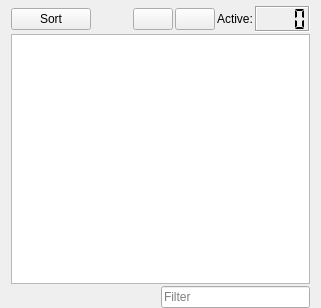
           <widget class="QWidget" name="espTab">
            <property name="sizePolicy">
             <sizepolicy hsizetype="Expanding" vsizetype="Expanding">
              <horstretch>0</horstretch>
              <verstretch>0</verstretch>
             </sizepolicy>
            </property>
            <property name="maximumSize">
             <size>
              <width>16777215</width>
              <height>16777215</height>
             </size>
            </property>
            <attribute name="title">
             <string>Plugins</string>
            </attribute>
            <layout class="QVBoxLayout" name="verticalLayout_4">
             <property name="spacing">
              <number>2</number>
             </property>
             <property name="topMargin">
              <number>6</number>
             </property>
             <property name="bottomMargin">
              <number>0</number>
             </property>
             <item>
              <layout class="QHBoxLayout" name="horizontalLayout_7">
               <item>
                <widget class="QPushButton" name="sortButton">
                 <property name="toolTip">
                  <string>Sort the plugins using LOOT.</string>
                 </property>
                 <property name="whatsThis">
                  <string>Sort the plugins using LOOT.</string>
                 </property>
                 <property name="text">
                  <string>Sort</string>
                 </property>
                 <property name="icon">
                  <iconset resource="resources.qrc">
                   <normaloff>:/MO/gui/sort</normaloff>:/MO/gui/sort</iconset>
                 </property>
                </widget>
               </item>
               <item>
                <spacer name="horizontalSpacer_3">
                 <property name="orientation">
                  <enum>Qt::Horizontal</enum>
                 </property>
                 <property name="sizeHint" stdset="0">
                  <size>
                   <width>40</width>
                   <height>20</height>
                  </size>
                 </property>
                </spacer>
               </item>
               <item>
                <widget class="QPushButton" name="restoreButton">
                 <property name="toolTip">
                  <string>Restore a backup.</string>
                 </property>
                 <property name="whatsThis">
                  <string>Restore a backup.</string>
                 </property>
                 <property name="text">
                  <string notr="true"/>
                 </property>
                 <property name="icon">
                  <iconset resource="resources.qrc">
                   <normaloff>:/MO/gui/restore</normaloff>:/MO/gui/restore</iconset>
                 </property>
                 <property name="iconSize">
                  <size>
                   <width>16</width>
                   <height>16</height>
                  </size>
                 </property>
                </widget>
               </item>
               <item>
                <widget class="QPushButton" name="saveButton">
                 <property name="toolTip">
                  <string>Create a backup.</string>
                 </property>
                 <property name="whatsThis">
                  <string>Create a backup.</string>
                 </property>
                 <property name="text">
                  <string notr="true"/>
                 </property>
                 <property name="icon">
                  <iconset resource="resources.qrc">
                   <normaloff>:/MO/gui/backup</normaloff>:/MO/gui/backup</iconset>
                 </property>
                </widget>
               </item>
               <item>
                <widget class="QLabel" name="activePluginsLabel">
                 <property name="text">
                  <string>Active:</string>
                 </property>
                </widget>
               </item>
               <item>
                <widget class="LCDNumber" name="activePluginsCounter">
                 <property name="minimumSize">
                  <size>
                   <width>0</width>
                   <height>26</height>
                  </size>
                 </property>
                 <property name="whatsThis">
                  <string>&lt;html&gt;&lt;head/&gt;&lt;body&gt;&lt;p&gt;This provides statistics about the plugin list. The total number of active plugins is normally displayed.  Other statistics may be accessed with the tooltip of this counter.&lt;/p&gt;&lt;/body&gt;&lt;/html&gt;</string>
                 </property>
                 <property name="frameShadow">
                  <enum>QFrame::Sunken</enum>
                 </property>
                 <property name="digitCount">
                  <number>4</number>
                 </property>
                 <property name="segmentStyle">
                  <enum>QLCDNumber::Flat</enum>
                 </property>
                </widget>
               </item>
              </layout>
             </item>
             <item>
              <widget class="PluginListView" name="espList">
               <property name="minimumSize">
                <size>
                 <width>250</width>
                 <height>250</height>
                </size>
               </property>
               <property name="contextMenuPolicy">
                <enum>Qt::CustomContextMenu</enum>
               </property>
               <property name="toolTip">
                <string>List of available esp/esm files.</string>
               </property>
               <property name="whatsThis">
                <string>List of available esp/esm files.</string>
               </property>
               <property name="editTriggers">
                <set>QAbstractItemView::EditKeyPressed|QAbstractItemView::SelectedClicked</set>
               </property>
               <property name="dragEnabled">
                <bool>true</bool>
               </property>
               <property name="dragDropOverwriteMode">
                <bool>false</bool>
               </property>
               <property name="dragDropMode">
                <enum>QAbstractItemView::InternalMove</enum>
               </property>
               <property name="defaultDropAction">
                <enum>Qt::MoveAction</enum>
               </property>
               <property name="alternatingRowColors">
                <bool>true</bool>
               </property>
               <property name="selectionMode">
                <enum>QAbstractItemView::ExtendedSelection</enum>
               </property>
               <property name="selectionBehavior">
                <enum>QAbstractItemView::SelectRows</enum>
               </property>
               <property name="indentation">
                <number>0</number>
               </property>
               <property name="uniformRowHeights">
                <bool>true</bool>
               </property>
               <property name="itemsExpandable">
                <bool>false</bool>
               </property>
               <property name="sortingEnabled">
                <bool>true</bool>
               </property>
               <property name="expandsOnDoubleClick">
                <bool>false</bool>
               </property>
               <attribute name="headerStretchLastSection">
                <bool>false</bool>
               </attribute>
              </widget>
             </item>
             <item>
              <layout class="QHBoxLayout" name="horizontalLayout_10">
               <item>
                <spacer name="horizontalSpacer_2">
                 <property name="orientation">
                  <enum>Qt::Horizontal</enum>
                 </property>
                 <property name="sizeHint" stdset="0">
                  <size>
                   <width>40</width>
                   <height>20</height>
                  </size>
                 </property>
                </spacer>
               </item>
               <item>
                <widget class="MOBase::LineEditClear" name="espFilterEdit">
                 <property name="toolTip">
                  <string>Filter the list of plugins.</string>
                 </property>
                 <property name="whatsThis">
                  <string>Filter the list of plugins.</string>
                 </property>
                 <property name="text">
                  <string/>
                 </property>
                 <property name="placeholderText">
                  <string>Filter</string>
                 </property>
                </widget>
               </item>
              </layout>
             </item>
            </layout>
           </widget>
